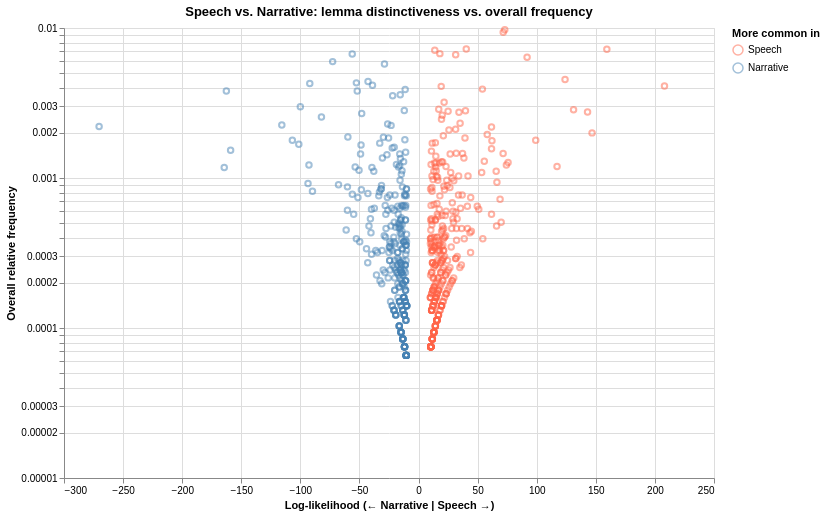

Notebook source saved alongside this figure:
### Code cell
alt.Chart(register_plot_df).mark_point(opacity=0.5, size=30).encode(
    x=alt.X("log_likelihood:Q", title="Log-likelihood (← Narrative | Speech →)"),
    y=alt.Y(
        "relative_frequency:Q",
        title="Overall relative frequency",
        scale=alt.Scale(type="log"),
    ),
    color=alt.Color(
        "register:N",
        scale=alt.Scale(domain=["Speech", "Narrative"], range=["tomato", "steelblue"]),
        legend=alt.Legend(title="More common in"),
    ),
    tooltip=["lemma:N", "log_likelihood:Q", "relative_frequency:Q"],
).properties(
    title="Speech vs. Narrative: lemma distinctiveness vs. overall frequency",
    width=650,
    height=450,
)

### Figure 1 — Vega-Lite specification as saved in the notebook (floating-point values rounded to 4 significant figures; data arrays with more than 128 entries replaced by an {"elided": "..."} marker saying what was removed)
{"config": {"view": {"continuousWidth": 300, "continuousHeight": 300}}, "data": {"name": "data-0906176671bf18551d0c5e1cba59f5b0"}, "mark": {"type": "point", "opacity": 0.5, "size": 30}, "encoding": {"color": {"field": "register", "legend": {"title": "More common in"}, "scale": {"domain": ["Speech", "Narrative"], "range": ["tomato", "steelblue"]}, "type": "nominal"}, "tooltip": [{"field": "lemma", "type": "nominal"}, {"field": "log_likelihood", "type": "quantitative"}, {"field": "relative_frequency", "type": "quantitative"}], "x": {"field": "log_likelihood", "title": "Log-likelihood (← Narrative | Speech →)", "type": "quantitative"}, "y": {"field": "relative_frequency", "scale": {"type": "log"}, "title": "Overall relative frequency", "type": "quantitative"}}, "height": 450, "title": "Speech vs. Narrative: lemma distinctiveness vs. overall frequency", "width": 650, "$schema": "https://vega.github.io/schema/vega-lite/v6.4.1.json", "datasets": {"data-0906176671bf18551d0c5e1cba59f5b0": {"elided": "625 records"}}}
